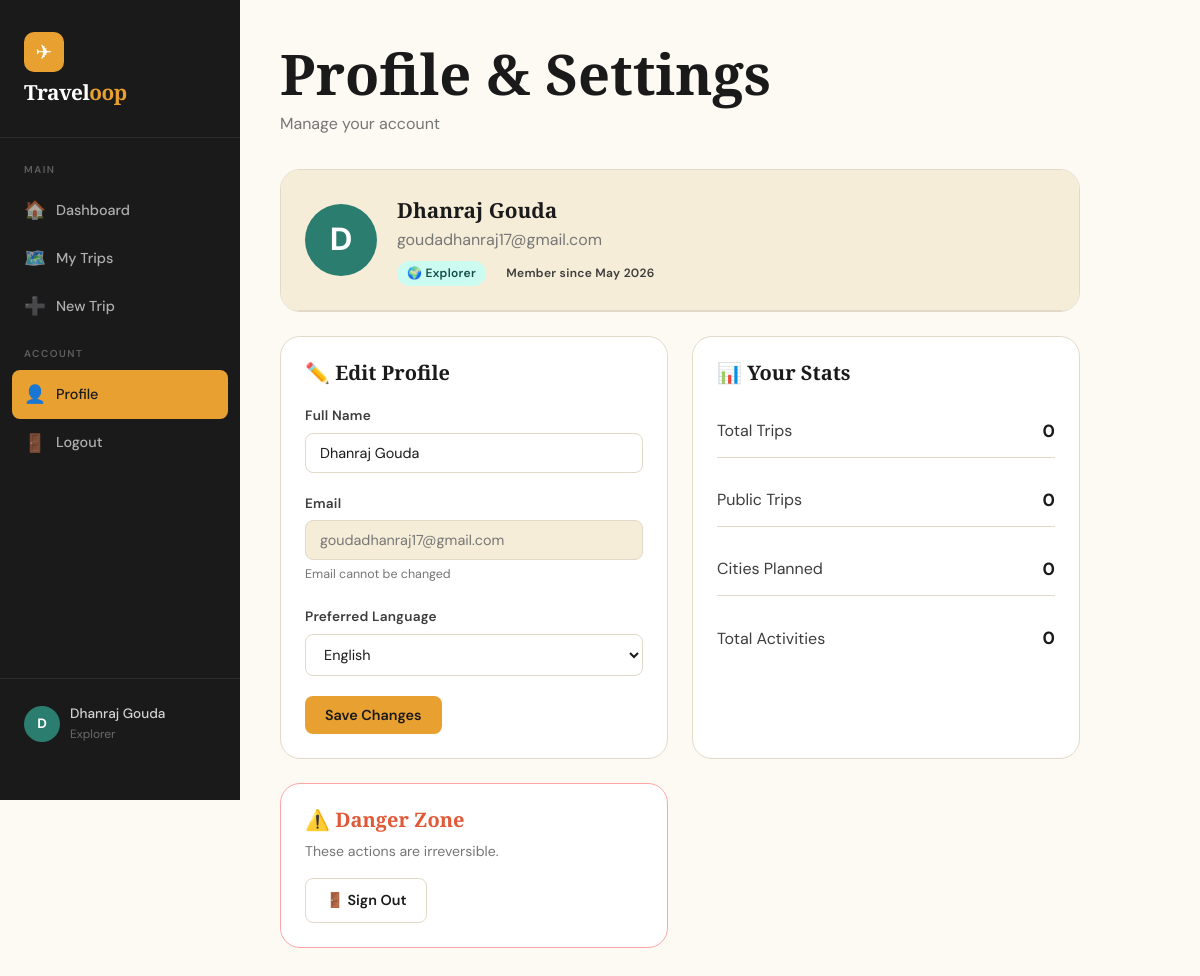
The app's page /profile (signed in) with its own data.
### backend/app.py (models this page shows)
class User(db.Model):
    id = db.Column(db.Integer, primary_key=True)
    name = db.Column(db.String(100), nullable=False)
    email = db.Column(db.String(120), unique=True, nullable=False)
    password = db.Column(db.String(200), nullable=False)
    photo = db.Column(db.String(200), default='')
    language = db.Column(db.String(20), default='English')
    created_at = db.Column(db.DateTime, default=datetime.utcnow)
    trips = db.relationship('Trip', backref='user', lazy=True, cascade='all, delete-orphan')

### backend/app.py (the view)
@app.route('/profile', methods=['GET', 'POST'])
@login_required
def profile():
    user = User.query.get(session['user_id'])
    if request.method == 'POST':
        user.name = request.form.get('name', user.name)
        user.language = request.form.get('language', user.language)
        db.session.commit()
        session['user_name'] = user.name
        flash('Profile updated!', 'success')
    return render_template('profile.html', user=user)

### backend/app.py (called while the page is built)
def login_required(f):
    from functools import wraps
    @wraps(f)
    def decorated(*args, **kwargs):
        if 'user_id' not in session:
            return redirect(url_for('login'))
        return f(*args, **kwargs)
    return decorated

### templates/profile.html (shortened to what this page needs)
{% extends "base.html" %}
{% block content %}
<div class="page-header">
  <div class="page-title">
    <div>
      <h1>Profile & Settings</h1>
      <p style="color:var(--ink-lt);margin-top:4px;">Manage your account</p>
    </div>
  </div>
</div>
<div class="page-body">
  <div style="display:grid;grid-template-columns:1fr 1fr;gap:24px;max-width:800px;">
    <div class="card fade-up" style="grid-column:1/-1;">
      <div style="padding:24px;display:flex;align-items:center;gap:20px;border-bottom:1px solid var(--border);background:var(--sand);">
        <div style="width:72px;height:72px;border-radius:50%;background:var(--teal);display:flex;align-items:center;justify-content:center;font-size:2rem;color:white;font-weight:700;flex-shrink:0;">
          {{ user.name[0]|upper }}
        </div>
        <div>
          <div style="font-size:1.3rem;font-weight:800;font-family:'Playfair Display',serif;">{{ user.name }}</div>
          <div style="color:var(--ink-lt);">{{ user.email }}</div>
          <div style="margin-top:6px;">
            <span class="badge badge-teal">🌍 Explorer</span>
            <span class="badge badge-sand" style="margin-left:6px;">Member since {{ user.created_at.strftime('%b %Y') if user.created_at else '2024' }}</span>
          </div>
        </div>
      </div>
    </div>
    <div class="card fade-up fade-up-1">
      <div class="card-body">
        <h3 style="margin-bottom:20px;">✏️ Edit Profile</h3>
        <form method="POST">
          <div class="form-group">
            <label class="form-label">Full Name</label>
            <input type="text" name="name" class="form-control" value="{{ user.name }}" required>
          </div>
          <div class="form-group">
            <label class="form-label">Email</label>
            <input type="email" class="form-control" value="{{ user.email }}" disabled
              style="background:var(--sand);color:var(--ink-lt);">
            <small style="color:var(--ink-lt);font-size:.78rem;">Email cannot be changed</small>
          </div>
          <div class="form-group">
            <label class="form-label">Preferred Language</label>
            <select name="language" class="form-control">
              {% for lang in ['English','Hindi','Spanish','French','German','Japanese','Portuguese'] %}
              <option value="{{ lang }}" {% if user.language == lang %}selected{% endif %}>{{ lang }}</option>
              {% endfor %}
            </select>
          </div>
          <button type="submit" class="btn btn-primary">Save Changes</button>
        </form>
      </div>
    </div>
    <div class="card fade-up fade-up-2">
      <div class="card-body">
        <h3 style="margin-bottom:20px;">📊 Your Stats</h3>
        {% set trips = user.trips %}
        <div style="display:flex;flex-direction:column;gap:16px;">
          <div style="display:flex;justify-content:space-between;align-items:center;padding:12px 0;border-bottom:1px solid var(--border);">
            <span style="color:var(--ink-md);">Total Trips</span>
            <span style="font-weight:700;font-size:1.1rem;">{{ trips|length }}</span>
          </div>
          <div style="display:flex;justify-content:space-between;align-items:center;padding:12px 0;border-bottom:1px solid var(--border);">
            <span style="color:var(--ink-md);">Public Trips</span>
            <span style="font-weight:700;font-size:1.1rem;">{{ trips|selectattr('is_public')|list|length }}</span>
          </div>
          {% set all_stops = namespace(n=0) %}
          {% for t in trips %}{% set all_stops.n = all_stops.n + t.stops|length %}{% endfor %}
          <div style="display:flex;justify-content:space-between;align-items:center;padding:12px 0;border-bottom:1px solid var(--border);">
            <span style="color:var(--ink-md);">Cities Planned</span>
            <span style="font-weight:700;font-size:1.1rem;">{{ all_stops.n }}</span>
          </div>
          {% set all_acts = namespace(n=0) %}
          {% for t in trips %}{% for s in t.stops %}{% set all_acts.n = all_acts.n + s.activities|length %}{% endfor %}{% endfor %}
          <div style="display:flex;justify-content:space-between;align-items:center;padding:12px 0;">
            <span style="color:var(--ink-md);">Total Activities</span>
            <span style="font-weight:700;font-size:1.1rem;">{{ all_acts.n }}</span>
          </div>
        </div>
      </div>
    </div>
    <div class="card fade-up fade-up-3" style="border-color:#FCA5A5;">
      <div class="card-body">
        <h3 style="margin-bottom:8px;color:var(--coral);">⚠️ Danger Zone</h3>
        <p style="font-size:.88rem;color:var(--ink-lt);margin-bottom:16px;">These actions are irreversible.</p>
        <a href="{{ url_for('logout') }}" class="btn btn-outline" style="border-color:var(--border);">
          🚪 Sign Out
        </a>
      </div>
    </div>
  </div>
</div>
{% endblock %}

### templates/base.html (shortened to what this page needs)
<!DOCTYPE html>
<html lang="en">
<head>
  <link rel="stylesheet" href="{{ url_for('static', filename='css/style.css') }}">
</head>
<body>
{% block body %}
<div class="page-wrapper">
  <nav class="sidebar">
    <div class="sidebar-logo">
      <div class="logo-icon">✈</div>
      <h2>Travel<span>oop</span></h2>
    </div>
    <div class="nav-section">
      <div class="nav-label">Main</div>
      <a href="{{ url_for('dashboard') }}" class="nav-link {% if request.endpoint == 'dashboard' %}active{% endif %}">
        <span class="nav-icon">🏠</span> Dashboard
      </a>
      <a href="{{ url_for('my_trips') }}" class="nav-link {% if request.endpoint == 'my_trips' %}active{% endif %}">
        <span class="nav-icon">🗺️</span> My Trips
      </a>
      <a href="{{ url_for('create_trip') }}" class="nav-link {% if request.endpoint == 'create_trip' %}active{% endif %}">
        <span class="nav-icon">➕</span> New Trip
      </a>
    </div>
    <div class="nav-section" style="margin-top: 8px;">
      <div class="nav-label">Account</div>
      <a href="{{ url_for('profile') }}" class="nav-link {% if request.endpoint == 'profile' %}active{% endif %}">
        <span class="nav-icon">👤</span> Profile
      </a>
      <a href="{{ url_for('logout') }}" class="nav-link">
        <span class="nav-icon">🚪</span> Logout
      </a>
    </div>
    <div class="sidebar-footer">
      <div class="user-chip">
        <div class="user-avatar">{{ session.user_name[0]|upper if session.user_name else 'U' }}</div>
        <div>
          <div class="user-name">{{ session.user_name or 'Traveler' }}</div>
          <div class="user-role">Explorer</div>
        </div>
      </div>
    </div>
  </nav>
  <main class="main-content">
    {% block content %}{% endblock %}
  </main>
</div>
{% endblock %}
</body>
</html>

### Static/CSS/style.css (style rules this page uses)
:root { --sand: #F5EDD8; --cream: #FDFAF4; --amber: #E8A030; --amber-dk: #C4821A; --teal: #2A7D6F; --teal-lt: #3BA08F; --coral: #E05A3A; --ink: #1A1A1A; --ink-md: #3D3D3D; --ink-lt: #767676; --border: #E2D9C8; --white: #FFFFFF; --shadow: 0 4px 24px rgba(26,26,26,.10); --shadow-lg:0 12px 48px rgba(26,26,26,.15); --radius: 12px; --radius-lg:20px; }
*, *::before, *::after { box-sizing: border-box; margin: 0; padding: 0; }
html { scroll-behavior: smooth; }
body { font-family: 'DM Sans', sans-serif; background: var(--cream); color: var(--ink); min-height: 100vh; line-height: 1.6; }
h1,h2,h3,h4 { font-family: 'Playfair Display', serif; line-height: 1.2; }
h1 { font-size: clamp(2rem, 5vw, 3.5rem); }
h2 { font-size: clamp(1.5rem, 3vw, 2rem); }
h3 { font-size: 1.25rem; }
p { color: var(--ink-md); }
a { text-decoration: none; color: inherit; }
.page-wrapper { display: flex; min-height: 100vh; }
.sidebar { width: 240px; min-width: 240px; background: var(--ink); color: var(--white); display: flex; flex-direction: column; padding: 32px 0; position: sticky; top: 0; height: 100vh; overflow-y: auto; }
.sidebar-logo { padding: 0 24px 32px; border-bottom: 1px solid rgba(255,255,255,.08); margin-bottom: 24px; }
.sidebar-logo .logo-icon { width: 40px; height: 40px; background: var(--amber); border-radius: 10px; display: flex; align-items: center; justify-content: center; font-size: 20px; margin-bottom: 8px; }
.sidebar-logo h2 { font-size: 1.3rem; color: var(--white); letter-spacing: -.5px; }
.sidebar-logo span { color: var(--amber); }
.nav-section { padding: 0 12px; margin-bottom: 8px; }
.nav-label { font-size: 10px; font-weight: 600; letter-spacing: 1.5px; text-transform: uppercase; color: rgba(255,255,255,.3); padding: 0 12px 8px; }
.nav-link { display: flex; align-items: center; gap: 12px; padding: 10px 12px; border-radius: 8px; color: rgba(255,255,255,.65); font-size: .9rem; font-weight: 500; transition: all .2s; }
.nav-link:hover, .nav-link.active { background: rgba(255,255,255,.08); color: var(--white); }
.nav-link.active { background: var(--amber); color: var(--ink); }
.nav-icon { font-size: 1.1rem; width: 20px; text-align: center; }
.sidebar-footer { margin-top: auto; padding: 24px; border-top: 1px solid rgba(255,255,255,.08); }
.user-chip { display: flex; align-items: center; gap: 10px; }
.user-avatar { width: 36px; height: 36px; border-radius: 50%; background: var(--teal); display: flex; align-items: center; justify-content: center; font-weight: 700; font-size: .85rem; color: white; }
.user-name { font-size: .85rem; color: rgba(255,255,255,.8); font-weight: 500; }
.user-role { font-size: .75rem; color: rgba(255,255,255,.35); }
.main-content { flex: 1; overflow-y: auto; background: var(--cream); }
.page-header { padding: 40px 40px 0; margin-bottom: 32px; }
.page-title { display: flex; align-items: flex-start; justify-content: space-between; gap: 16px; flex-wrap: wrap; }
.page-body { padding: 0 40px 60px; }
.btn { display: inline-flex; align-items: center; gap: 8px; padding: 10px 20px; border-radius: 8px; font-family: 'DM Sans', sans-serif; font-weight: 600; font-size: .9rem; cursor: pointer; border: none; transition: all .2s; white-space: nowrap; }
.btn-primary { background: var(--amber); color: var(--ink); }
.btn-outline { background: transparent; color: var(--ink); border: 1.5px solid var(--border); }
.card { background: var(--white); border-radius: var(--radius-lg); border: 1px solid var(--border); overflow: hidden; transition: box-shadow .2s, transform .2s; }
.card-body { padding: 24px; }
.badge { display: inline-flex; align-items: center; gap: 4px; padding: 3px 10px; border-radius: 20px; font-size: .75rem; font-weight: 600; letter-spacing: .3px; }
.badge-teal { background: #CCFBF1; color: #134E4A; }
.badge-sand { background: var(--sand); color: var(--ink-md); }
.form-group { margin-bottom: 20px; }
.form-label { display: block; font-size: .85rem; font-weight: 600; color: var(--ink-md); margin-bottom: 6px; letter-spacing: .2px; }
.form-control { width: 100%; padding: 10px 14px; border: 1.5px solid var(--border); border-radius: 8px; background: var(--white); font-family: 'DM Sans', sans-serif; font-size: .9rem; color: var(--ink); transition: border-color .2s; outline: none; }
select.form-control { cursor: pointer; }
.fade-up { animation: fadeUp .4s ease both; }
.fade-up-1 { animation-delay: .05s; }
.fade-up-2 { animation-delay: .1s; }
.fade-up-3 { animation-delay: .15s; }

### records on screen
User: name "Dhanraj Gouda", name "D", email "goudadhanraj17@gmail.com", created_at "May 2026", language "English"

### other values on screen
{{ session.user_name[0]|upper if session.user_name else 'U' }} "D"
{{ trips|length }} "0"
{{ trips|selectattr('is_public')|list|length }} "0"
{{ all_stops.n }} "0"
{{ all_acts.n }} "0"
